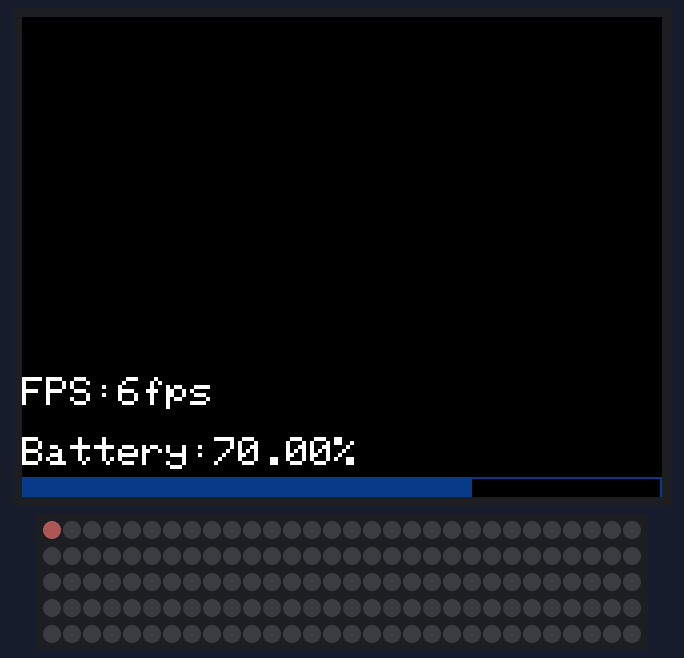
A sketch run on a simulated ESP32. On the bench: 320×240 colour display, 150 RGB LEDs in strip order, left to right, continuing on the next row. Dim RGB values are drawn brighter than linear.

Above: at 0.25 s.
At 4.46 s:
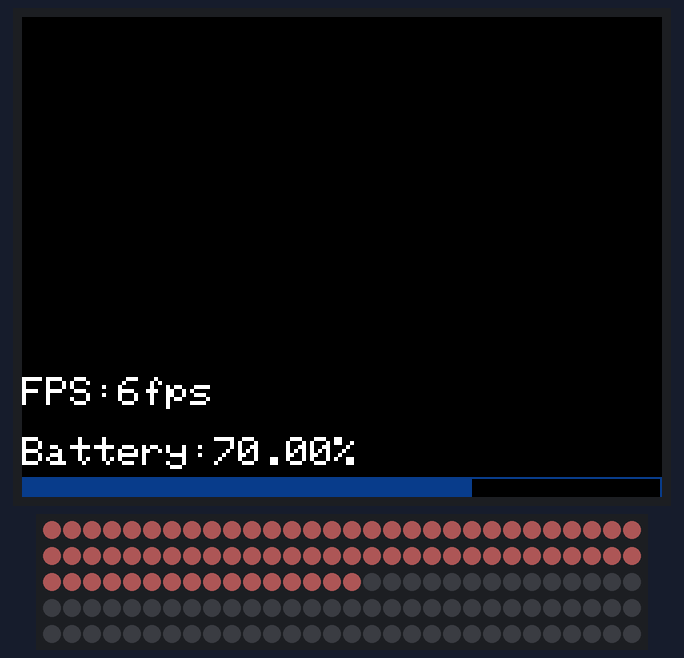
At 8.66 s:
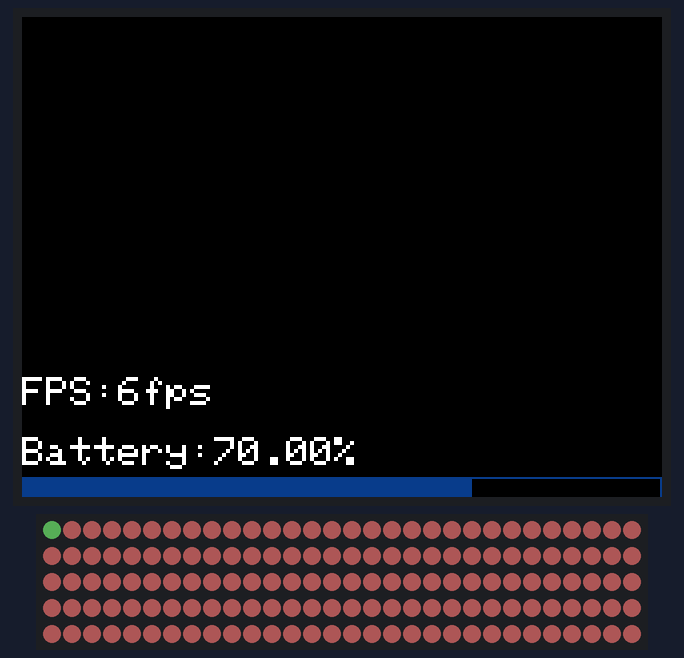
At 17.07 s:
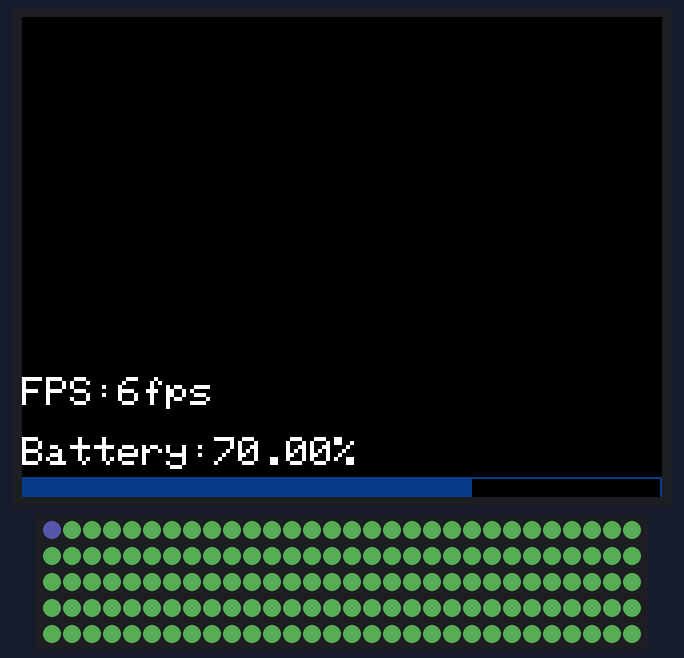
At 25.48 s:
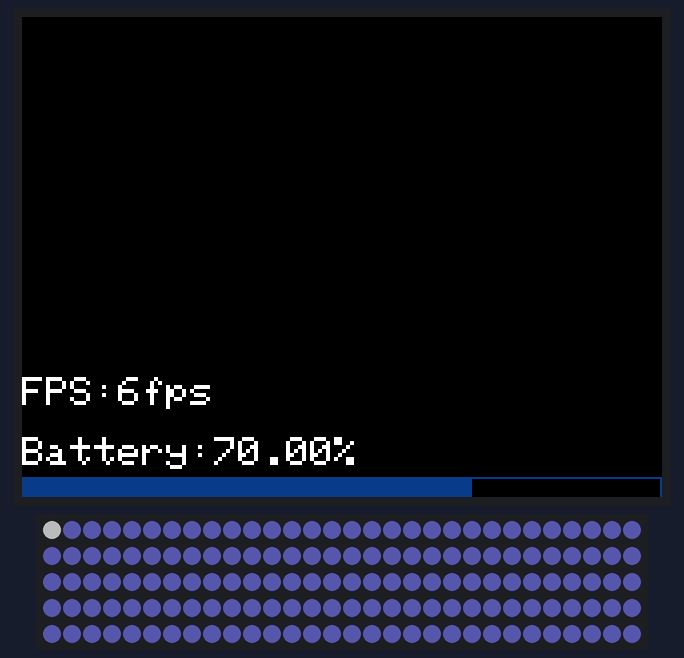
At 33.8 s:
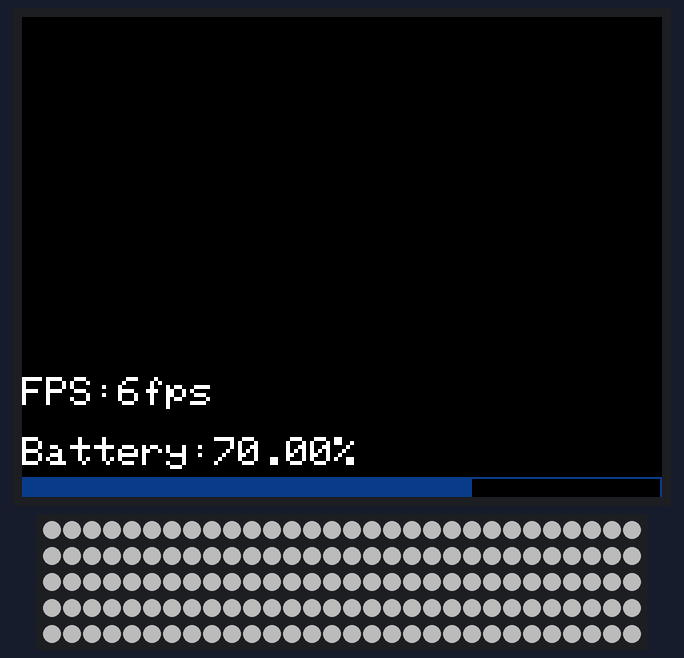

The sketch:

RGBWstrandtest.ino
```cpp
// NeoPixel test program showing use of the WHITE channel for RGBW
// pixels only (won't look correct on regular RGB NeoPixel strips).
#include <M5Core2.h>
#include <Adafruit_NeoPixel.h>
#ifdef __AVR__
 #include <avr/power.h> // Required for 16 MHz Adafruit Trinket
#endif

// Which pin on the Arduino is connected to the NeoPixels?
// On a Trinket or Gemma we suggest changing this to 1:
//#define LED_PIN     6
#define LED_PIN     32 //21 or 32 or 33

// How many NeoPixels are attached to the Arduino?
#define LED_COUNT 150

// NeoPixel brightness, 0 (min) to 255 (max)
#define BRIGHTNESS 64// Set BRIGHTNESS to about 1/4 (max = 255)

// Declare our NeoPixel strip object:
Adafruit_NeoPixel strip(LED_COUNT, LED_PIN, NEO_GRBW + NEO_KHZ800);
// Argument 1 = Number of pixels in NeoPixel strip
// Argument 2 = Arduino pin number (most are valid)
// Argument 3 = Pixel type flags, add together as needed:
//   NEO_KHZ800  800 KHz bitstream (most NeoPixel products w/WS2812 LEDs)
//   NEO_KHZ400  400 KHz (classic 'v1' (not v2) FLORA pixels, WS2811 drivers)
//   NEO_GRB     Pixels are wired for GRB bitstream (most NeoPixel products)
//   NEO_RGB     Pixels are wired for RGB bitstream (v1 FLORA pixels, not v2)
//   NEO_RGBW    Pixels are wired for RGBW bitstream (NeoPixel RGBW products)


//FPS
unsigned long now = 0;
unsigned long last = 0;


void setup() {
  // These lines are specifically to support the Adafruit Trinket 5V 16 MHz.
  // Any other board, you can remove this part (but no harm leaving it):
#if defined(__AVR_ATtiny85__) && (F_CPU == 16000000)
  clock_prescale_set(clock_div_1);
#endif
  // END of Trinket-specific code.

  M5.begin();

  strip.begin();           // INITIALIZE NeoPixel strip object (REQUIRED)
  strip.show();            // Turn OFF all pixels ASAP
  strip.setBrightness(BRIGHTNESS);
}

void loop() {
    M5.update();
      showFps();
        showBatteryLevel();


  // Fill along the length of the strip in various colors...
  colorWipe(strip.Color(200,   100,   100)     , 50); // Red
  colorWipe(strip.Color(  100, 200,   100)     , 50); // Green
  colorWipe(strip.Color(  100,   100, 200)     , 50); // Blue
  colorWipe(strip.Color(  100,   100,   100, 200), 50); // True white (not RGB white)

  whiteOverRainbow(75, 5);

  pulseWhite(5);

  //rainbowFade2White(3, 3, 1);
}

// Fill strip pixels one after another with a color. Strip is NOT cleared
// first; anything there will be covered pixel by pixel. Pass in color
// (as a single 'packed' 32-bit value, which you can get by calling
// strip.Color(red, green, blue) as shown in the loop() function above),
// and a delay time (in milliseconds) between pixels.
void colorWipe(uint32_t color, int wait) {
  for(int i=0; i<strip.numPixels(); i++) { // For each pixel in strip...
    strip.setPixelColor(i, color);         //  Set pixel's color (in RAM)
    strip.show();                          //  Update strip to match
    delay(wait);                           //  Pause for a moment
  }
}

void whiteOverRainbow(int whiteSpeed, int whiteLength) {

  if(whiteLength >= strip.numPixels()) whiteLength = strip.numPixels() - 1;

  int      head          = whiteLength - 1;
  int      tail          = 0;
  int      loops         = 3;
  int      loopNum       = 0;
  uint32_t lastTime      = millis();
  uint32_t firstPixelHue = 0;

  for(;;) { // Repeat forever (or until a 'break' or 'return')
    for(int i=0; i<strip.numPixels(); i++) {  // For each pixel in strip...
      if(((i >= tail) && (i <= head)) ||      //  If between head & tail...
         ((tail > head) && ((i >= tail) || (i <= head)))) {
        strip.setPixelColor(i, strip.Color(0, 0, 0, 255)); // Set white
      } else {                                             // else set rainbow
        int pixelHue = firstPixelHue + (i * 65536L / strip.numPixels());
        strip.setPixelColor(i, strip.gamma32(strip.ColorHSV(pixelHue)));
      }
    }

    strip.show(); // Update strip with new contents
    // There's no delay here, it just runs full-tilt until the timer and
    // counter combination below runs out.

    firstPixelHue += 40; // Advance just a little along the color wheel

    if((millis() - lastTime) > whiteSpeed) { // Time to update head/tail?
      if(++head >= strip.numPixels()) {      // Advance head, wrap around
        head = 0;
        if(++loopNum >= loops) return;
      }
      if(++tail >= strip.numPixels()) {      // Advance tail, wrap around
        tail = 0;
      }
      lastTime = millis();                   // Save time of last movement
    }
  }
}

void pulseWhite(uint8_t wait) {
  for(int j=0; j<256; j++) { // Ramp up from 0 to 255
    // Fill entire strip with white at gamma-corrected brightness level 'j':
    strip.fill(strip.Color(0, 0, 0, strip.gamma8(j)));
    strip.show();
    delay(wait);
  }

  for(int j=255; j>=0; j--) { // Ramp down from 255 to 0
    strip.fill(strip.Color(0, 0, 0, strip.gamma8(j)));
    strip.show();
    delay(wait);
  }
}

void rainbowFade2White(int wait, int rainbowLoops, int whiteLoops) {
  int fadeVal=0, fadeMax=100;

  // Hue of first pixel runs 'rainbowLoops' complete loops through the color
  // wheel. Color wheel has a range of 65536 but it's OK if we roll over, so
  // just count from 0 to rainbowLoops*65536, using steps of 256 so we
  // advance around the wheel at a decent clip.
  for(uint32_t firstPixelHue = 0; firstPixelHue < rainbowLoops*65536;
    firstPixelHue += 256) {

    for(int i=0; i<strip.numPixels(); i++) { // For each pixel in strip...

      // Offset pixel hue by an amount to make one full revolution of the
      // color wheel (range of 65536) along the length of the strip
      // (strip.numPixels() steps):
      uint32_t pixelHue = firstPixelHue + (i * 65536L / strip.numPixels());

      // strip.ColorHSV() can take 1 or 3 arguments: a hue (0 to 65535) or
      // optionally add saturation and value (brightness) (each 0 to 255).
      // Here we're using just the three-argument variant, though the
      // second value (saturation) is a constant 255.
      strip.setPixelColor(i, strip.gamma32(strip.ColorHSV(pixelHue, 255,
        255 * fadeVal / fadeMax)));
    }

    strip.show();
    delay(wait);

    if(firstPixelHue < 65536) {                              // First loop,
      if(fadeVal < fadeMax) fadeVal++;                       // fade in
    } else if(firstPixelHue >= ((rainbowLoops-1) * 65536)) { // Last loop,
      if(fadeVal > 0) fadeVal--;                             // fade out
    } else {
      fadeVal = fadeMax; // Interim loop, make sure fade is at max
    }
  }

  for(int k=0; k<whiteLoops; k++) {
    for(int j=0; j<256; j++) { // Ramp up 0 to 255
      // Fill entire strip with white at gamma-corrected brightness level 'j':
      strip.fill(strip.Color(0, 0, 0, strip.gamma8(j)));
      strip.show();
    }
    delay(1000); // Pause 1 second
    for(int j=255; j>=0; j--) { // Ramp down 255 to 0
      strip.fill(strip.Color(0, 0, 0, strip.gamma8(j)));
      strip.show();
    }
  }

  delay(500); // Pause 1/2 second
}

void showBatteryLevel(){
  //https://community.m5stack.com/topic/2994/core2-how-to-know-the-current-battery-level/4
  float batVoltage = M5.Axp.GetBatVoltage();
  float batPercentage = ( batVoltage < 3.2 ) ? 0 : ( batVoltage - 3.2 ) * 100;
  String s = String("Battery:")+String(batPercentage ).c_str()+String("%");
   //M5.Lcd.drawString(s, 0, 100, 1);
  int i = (int) batPercentage;
  M5.Lcd.setCursor(0, 240-30);
  M5.Lcd.setTextSize(2);
  M5.Lcd.print(s);
  M5.Lcd.progressBar(0, 240-10, 320, 20, i);
}

void showFps(){
  last = now;
  now = millis();
  int diff = now - last;
  float fps = 1000.0 / (float) diff;
  int ifps = (int)fps;
  String s = String("FPS:")+String(ifps).c_str()+String("fps  ");
  M5.Lcd.setCursor(0, 240-60);
  M5.Lcd.setTextSize(2);
  M5.Lcd.print(s);
}
```
